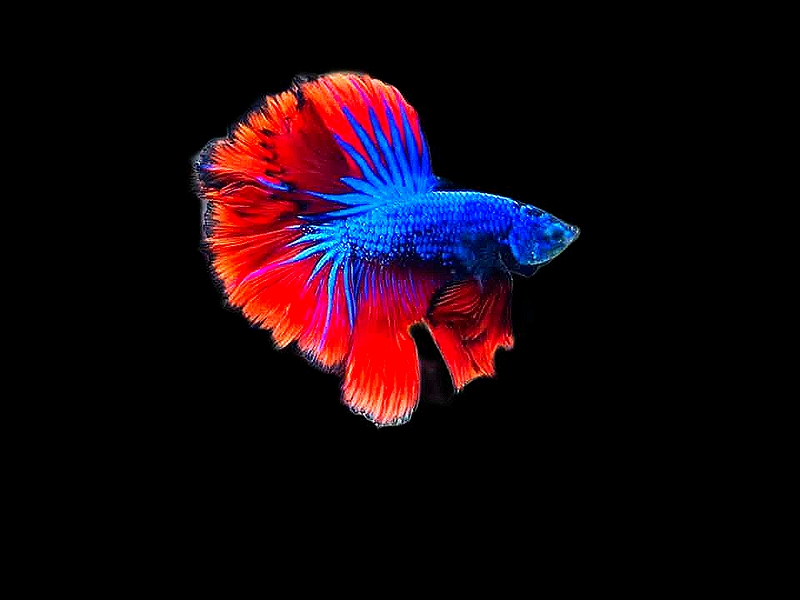
#> input picture Fish/Bete/Bete_105.jpg, 800 x 600 px, given in place of HW1_IMG_CS898BA.png, which was not available
$ python Homework_Two_Image_Processing.py
#> lines starting #> are read from the running program, lines starting #| are printed output that depends on the picture; after the words box and inside, x2 and y2 are one past the last pixel; in counts of white or black regions, pixels touching at a corner belong together; pictures that were not available may be replaced by others from this repository, and a replacement may not be noted
"""
Homework Two
Maria Paula Baron Rodriguez
Wsu ID: J858Q278
"""
import sys
print(sys.executable)

import cv2
import matplotlib.pyplot as plt
import pandas as pd
import numpy as np
import os
#import scipy.stats as sp
#import random
import shutil
#import re


plt.close('all')

Results_2 = r"C:\Users\Paula\.spyder-py3\MariaBaron-CS898BA-Project1\MariaBaron-CS898BA-Project1\Results_2"

if os.path.exists(Results_2):shutil.rmtree(Results_2)
os.makedirs(Results_2)


# %% Part 2
# Multi-Channel Color Normalization:
# 2.1. Load the original image from Homework One.
Image_Alien = cv2.imread(r"C:\Users\Paula\.spyder-py3\MariaBaron-CS898BA-Project1\MariaBaron-CS898BA-Project1\HW1_IMG_CS898BA.png")
#> Image_Alien is the input picture: shape (600, 800, 3); mean B, G, R 15.1, 7, 21.6
cv2.imwrite(os.path.join(Results_2, "Original.png"), Image_Alien)
# [10 lines of commented-out code are left out]

BlueChannel, GreenChannel, RedChannel = cv2.split(Image_Alien)
cv2.imwrite(os.path.join(Results_2, "Part2_Red_Channel.png"), RedChannel)
cv2.imwrite(os.path.join(Results_2, "Part2_Green_Channel.png"), GreenChannel)
cv2.imwrite(os.path.join(Results_2, "Part2_Blue_Channel.png"), BlueChannel)
print("2.2 Complete")

# 2.3. Apply Histogram Equalization independently to all three channels to
# normalize illumination and maximize contrast across the entire color spectrum.

Red_EQ = cv2.equalizeHist(RedChannel)
Green_EQ = cv2.equalizeHist(GreenChannel)
Blue_EQ = cv2.equalizeHist(BlueChannel)
print("2.3 Complete")

# 2.4. Merge the channels back together to create a fully normalized color image.

Image_BRG_EQ = cv2.merge((Blue_EQ, Green_EQ, Red_EQ))
print("2.4 Complete")

# 2.5. Save this normalized color image; it will serve as the primary input
# for all subsequent segmentation tasks.

cv2.imwrite(os.path.join(Results_2, "Part2_Image_RGB_Equalization.png"), Image_BRG_EQ)
print("2.5 Complete")

# %% Part 3
# 3.1. Otsu’s Global Thresholding:
# Convert your normalized color image to grayscale.

Image_Gray_Normalized = cv2.cvtColor(Image_BRG_EQ, cv2.COLOR_BGR2GRAY)

# Apply Otsu's automatic thresholding to separate the foreground object from the background.

_, Otsu_Mask = cv2.threshold(Image_Gray_Normalized, 0, 255, cv2.THRESH_BINARY + cv2.THRESH_OTSU)
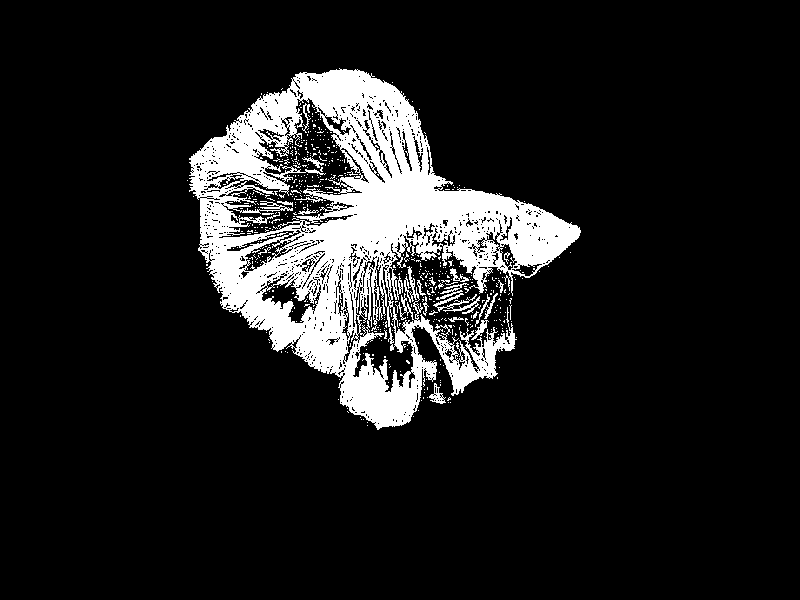
#> Otsu_Mask: shape (600, 800); 11.9% white; 544 white regions (525 under 20 px), largest, box (x1, y1, x2, y2) and area: (189, 68, 581, 430) 54250, (433, 283, 480, 314) 463, (475, 293, 498, 327) 150
print("3.1 Complete")

# 3.2. Adaptive Thresholding:
# Apply adaptive thresholding (Gaussian window) to the grayscale version of your normalized image to handle local illumination variations.

Adaptive_Mask = cv2.adaptiveThreshold(Image_Gray_Normalized, 255, cv2.ADAPTIVE_THRESH_GAUSSIAN_C, cv2.THRESH_BINARY, 11, 2)
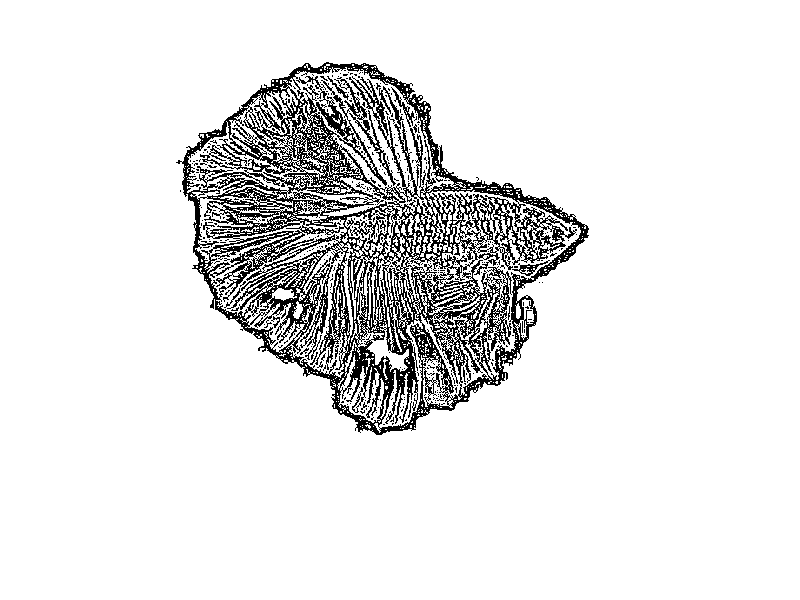
#> Adaptive_Mask: shape (600, 800); 90% white; black in thin lines or dots, all inside (x1, y1, x2, y2) = (176, 62, 589, 435)
print("3.2 Complete")

# Save the resulting binary masks and the segmented foreground extractions for both methods.

cv2.imwrite(os.path.join(Results_2,"Part3_Results_HW2_Otsu_Mask.png"), Otsu_Mask)
cv2.imwrite(os.path.join(Results_2,"Part3_Results_HW2_Adaptive_Mask.png"), Adaptive_Mask)

Otsu_Foreground = cv2.bitwise_and(Image_BRG_EQ, Image_BRG_EQ, mask=Otsu_Mask)
Adaptive_Foreground = cv2.bitwise_and(Image_BRG_EQ, Image_BRG_EQ, mask=Adaptive_Mask)
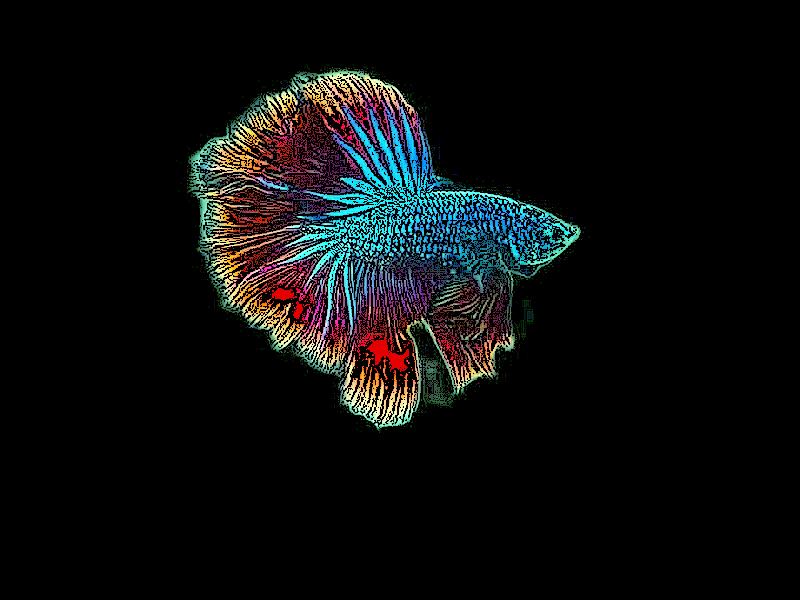
#> Adaptive_Foreground: shape (600, 800, 3); mean B, G, R 13.2, 13.2, 11.6
print("3.2 Foreground_Complete")

# Save foreground extractions
cv2.imwrite(os.path.join(Results_2,"Part3_Results_HW2_Otsu_Foreground.png"), Otsu_Foreground)
cv2.imwrite(os.path.join(Results_2,"Part3_Results_HW2_Adaptive_Foreground.png"), Adaptive_Foreground)

# %% Part 4
# 4.1. Color-Space Clustering (K-Means):
# - Convert the normalized color image to the HSV color space.

Alien_HSV = cv2.cvtColor(Image_BRG_EQ, cv2.COLOR_BGR2HSV)
#> Alien_HSV: shape (600, 800, 3); mean H, S, V 16.5, 35.9, 31.7
cv2.imwrite(os.path.join(Results_2,"_Part4_Alien_HSV.png"), Alien_HSV)
print("4.1 Complete Hsv")

# - Apply K-Means clustering to segment the image into K distinct regions (test and select an optimal K value between 3 and 5).

HSV_Pixels = Alien_HSV.reshape((-1,3))
HSV_Pixels = np.float32(HSV_Pixels)

criteria = (cv2.TERM_CRITERIA_EPS + cv2.TERM_CRITERIA_MAX_ITER, 100, 0.2)

for K in [3, 4, 5]:

    print("Processing K =", K)

    retk, labelsk, centersk = cv2.kmeans(HSV_Pixels,K,None,criteria,10,cv2.KMEANS_RANDOM_CENTERS)
    centers = np.uint8(centersk)

    # Rebuild segmented HSV image
    Segmented_HSV = centers[labelsk.flatten()]
    Segmented_HSV = Segmented_HSV.reshape(Alien_HSV.shape)

    # Convert segmented image back to BGR for saving
    Segmented_BGR = cv2.cvtColor(Segmented_HSV, cv2.COLOR_HSV2BGR)
    cv2.imwrite(os.path.join(Results_2, f"Part4_K{K}_Segmented.png"),Segmented_BGR)
#> this loop made 3 passes
#> (retk, centers) on passes 1 to 2: (737416679.7, [[68, 119, 189], [100, 237, 163], [0, 0, 0]]), (519719461.7, [[0, 0, 0], [69, 108, 187], [81, 232, 214], [122, 230, 97]])
#> retk on pass 3: 411918697.7
#> pass 1, `Segmented_BGR = cv2.cvtColor(Segmented_HSV, cv2.COLOR_HSV2BGR)`:
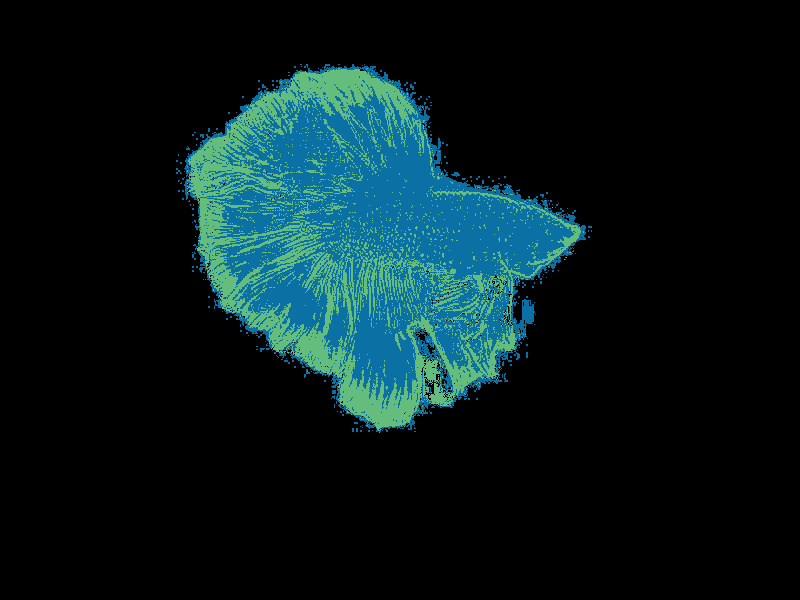
#> Segmented_BGR: shape (600, 800, 3); mean B, G, R 27.3, 25.4, 7.7
#> after the loop: Segmented_HSV: shape (600, 800, 3); mean H, S, V 16.3, 35.7, 31.5

print("4.1 Complete Kmeans")

# - Isolate the cluster that most closely captures the "unknown figure."
# Save the resulting binary masks and the segmented foreground extractions for both methods.

K4 = 4

ret, labels, centers = cv2.kmeans(HSV_Pixels,K4,None,criteria,10,cv2.KMEANS_RANDOM_CENTERS)
#> ret = 519719493.9; centers = [[122.6, 230.6, 97.28], [69.23, 108.6, 187.9], [81.15, 232.8, 214.4], [0.0993, 0.106, 0.0912]]

Alien_K4 = labels.reshape(Alien_HSV.shape[:2])
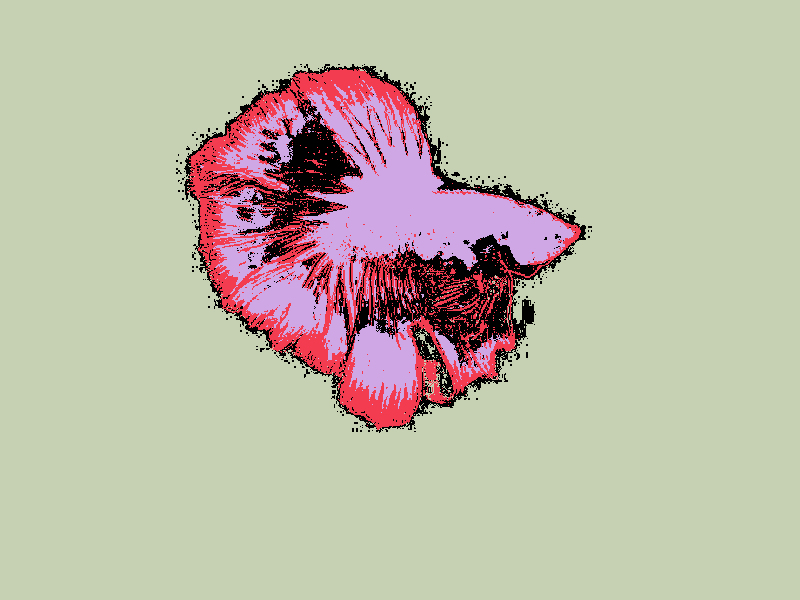
#> Alien_K4: shape (600, 800) int32; 4 distinct labels, from 0 to 3; one colour per label, 0 black

for cluster in range(K4):

    # Binary mask
    Cluster_Mask = np.uint8(Alien_K4 == cluster) * 255
    cv2.imwrite(os.path.join( Results_2,f"Part4_Cluster_{cluster}_Mask.png"),Cluster_Mask)

    # Foreground extraction
    Cluster_Foreground = cv2.bitwise_and(Image_BRG_EQ,Image_BRG_EQ,mask=Cluster_Mask)
    cv2.imwrite(os.path.join(Results_2,f"Part4_Cluster_{cluster}_Foreground.png"),Cluster_Foreground)

print("4.1 Complete Clusters")

# %% Part 5
# 5.2. Quantitative Comparison (Pseudo-Ground Truth):

# Manually create or define a clean reference mask of the "figure" to serve as your ground truth.
Reference_Mask = cv2.imread(os.path.join(r"C:\Users\Paula\.spyder-py3\MariaBaron-CS898BA-Project1\MariaBaron-CS898BA-Project1\Reference_Mask.png"),cv2.IMREAD_GRAYSCALE)
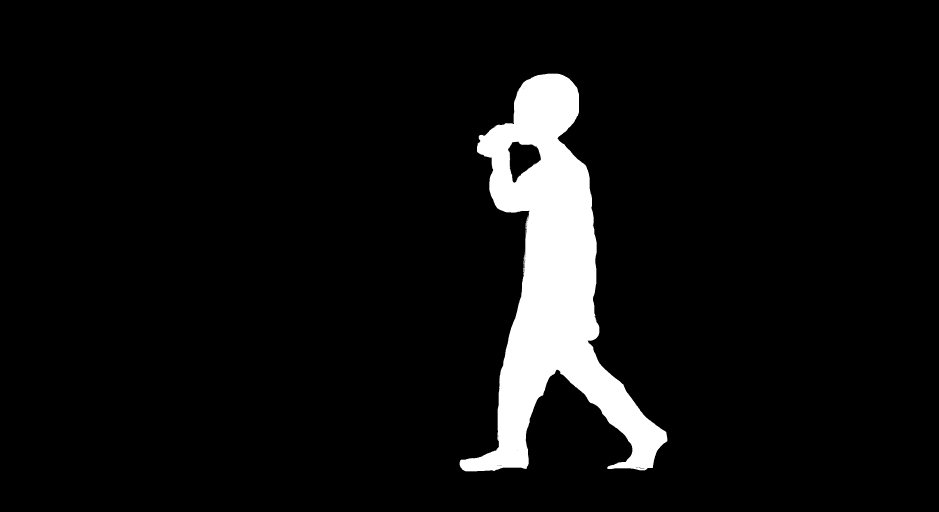
#> input picture Reference_Mask.png, 2816 x 1536 px, found by its file name (shown at 1/3 size)
#> Reference_Mask: shape (1536, 2816); min 0, max 255, mean 16.2

# Calculate and print the Intersection over Union (IoU) / Jaccard Index and the Dice Coefficient for each of the 3 segmentation methods against your reference mask.

Otsu_Mask = cv2.imread(os.path.join(Results_2, "Part3_Results_HW2_Otsu_Mask.png"),cv2.IMREAD_GRAYSCALE)
Adaptive_Mask = cv2.imread(os.path.join(Results_2, "Part3_Results_HW2_Adaptive_Mask.png"),cv2.IMREAD_GRAYSCALE)
KMeans_Mask = cv2.imread(os.path.join(Results_2, "Part4_Cluster_2_Mask.png"),cv2.IMREAD_GRAYSCALE)
#> KMeans_Mask: shape (600, 800); 7.6% white; 335 white regions (315 under 20 px), largest, box (x1, y1, x2, y2) and area: (294, 84, 575, 327) 21412, (209, 187, 327, 337) 6359, (349, 317, 418, 409) 3788

Reference_Binary = Reference_Mask > 127
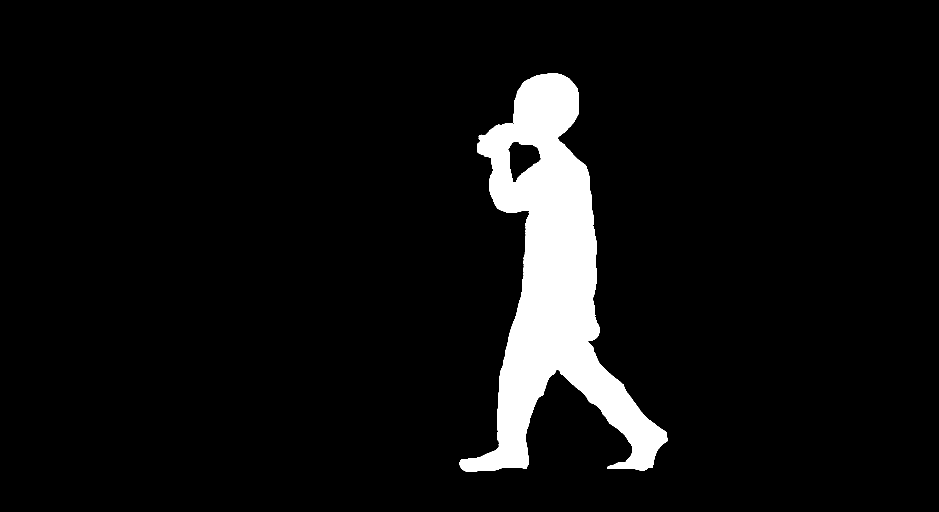
#> Reference_Binary: shape (1536, 2816) bool (shown at 1/3 size); 6.3% white; 14 white regions (13 under 20 px), largest, box (x1, y1, x2, y2) and area: (1379, 221, 2002, 1414) 274062
Otsu_Binary = Otsu_Mask < 127
Adaptive_Binary = Adaptive_Mask > 127
KMeans_Binary = KMeans_Mask < 127

def calculate_iou_dice(reference, prediction):
#> (the run stopped early here; a loop or call above may not have finished)
